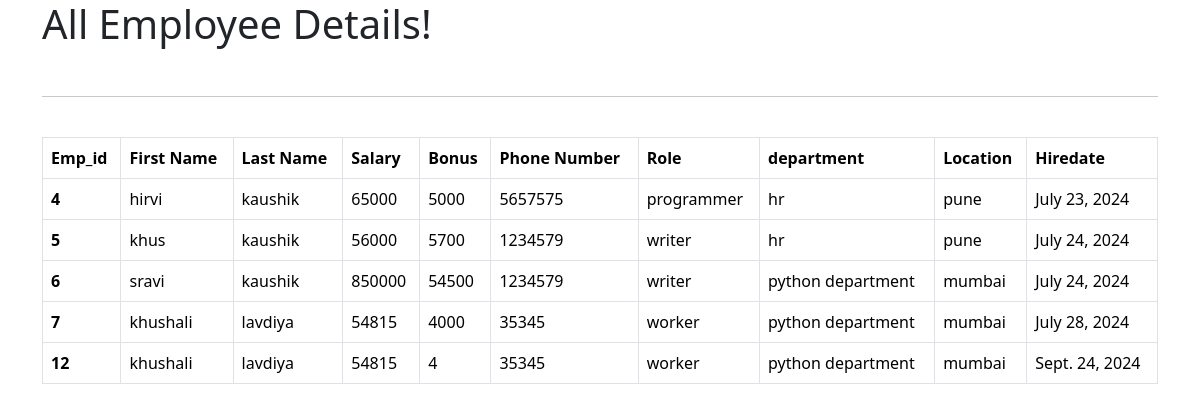
The page /all_emp on the database as committed earlier.
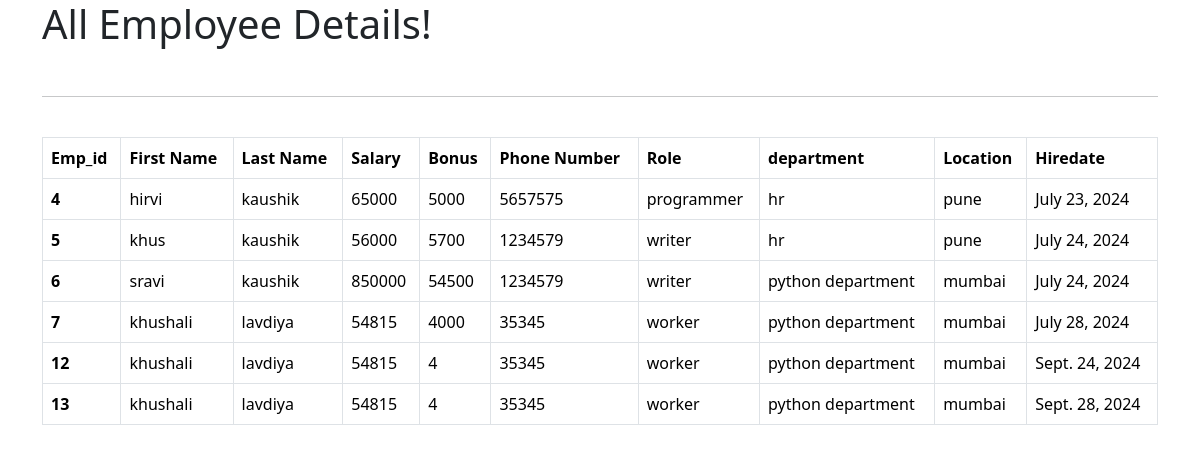
The same page on the database as committed later.
### emp_app/models.py (models this page shows, shortened)
class Employee(models.Model):
    first_name = models.CharField(max_length=100, null=False)
    last_name = models.CharField(max_length=100)
    dept = models.ForeignKey(Department, on_delete=models.CASCADE)
    salary = models.IntegerField(default=0)
    bonus = models.IntegerField(default=0)
    role = models.ForeignKey(Role, on_delete=models.CASCADE)
    phone = models.IntegerField(default=0)
    hire_date = models.DateField()
    def __str__(self):
        return "%s %s %s" %(self.first_name, self.last_name, self.phone)

class Role(models.Model):
    name = models.CharField(max_length=100, null=False)

class Department(models.Model):
    name = models.CharField(max_length=100, null=False)
    location = models.CharField(max_length=100)

### emp_app/views.py (the view)
# urls.py: path('all_emp', views.all_emp, name='all_emp'),
def all_emp(request):
     emps = Employee.objects.all()
     context = {
          'emps': emps
     }
     print(context)
     return render(request, 'view_all_emp.html', context)

### emp_app/templates/view_all_emp.html (shortened to what this page needs)
<!DOCTYPE html>
<html lang="en">
    <head>
        <link href="https://cdn.jsdelivr.net/npm/bootstrap@5.3.3/dist/css/bootstrap.min.css" rel="stylesheet">
    </head>
    <body>
        <div class="container">
            <h1>All Employee Details!</h1>
          <br>
          <hr>
          <br>
          <table class="table table-bordered">
            <thead>
              <tr>
                <th scope="col">Emp_id</th>
                <th scope="col">First Name</th>
                <th scope="col">Last Name</th>
                <th scope="col">Salary</th>
                <th scope="col">Bonus</th>
                <th scope="col">Phone Number</th>
                <th scope="col">Role</th>
                <th scope="col">department</th>
                <th scope="col">Location</th>
                <th scope="col">Hiredate</th>
              </tr>
            </thead>
                   {% for emp in emps %}
            <tbody>
              <tr>
                <th scope="row">{{emp.id}}</th>
                <td>{{emp.first_name}}</td>
                <td>{{emp.last_name}}</td>
                <td>{{emp.salary}}</td>
                <td>{{emp.bonus}}</td>
                <td>{{emp.phone}}</td>
                <td>{{emp.role.name}}</td>
                <td>{{emp.dept.name}}</td>
                <td>{{emp.dept.location}}</td>
                <td>{{emp.hire_date}}</td>
              </tr>
            </tbody>
                  {% endfor %}
          </table>
        </div>
    </body>
</html>

Rows that differ between the two databases and show on the page:
added Employee: id "13", first_name "khushali", last_name "lavdiya", salary "54815", bonus "4", phone "35345", role.name "worker", dept.name "python department", dept.location "mumbai", hire_date "Sept. 28, 2024"
